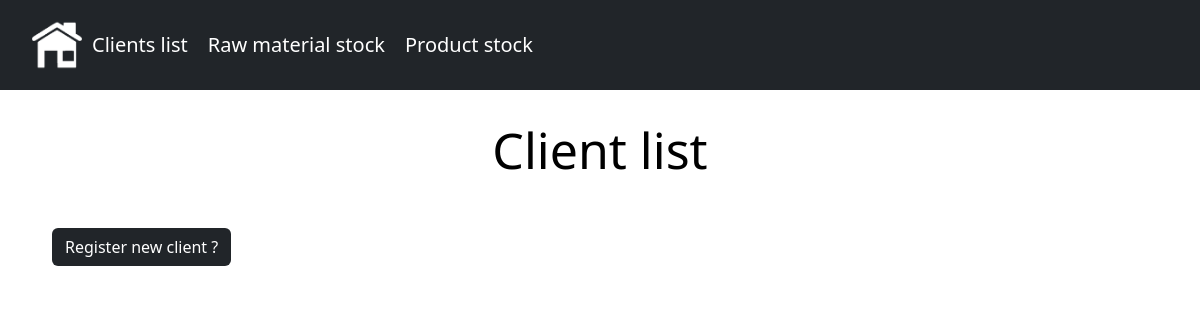
/client/, run on an earlier commit of the app's database.
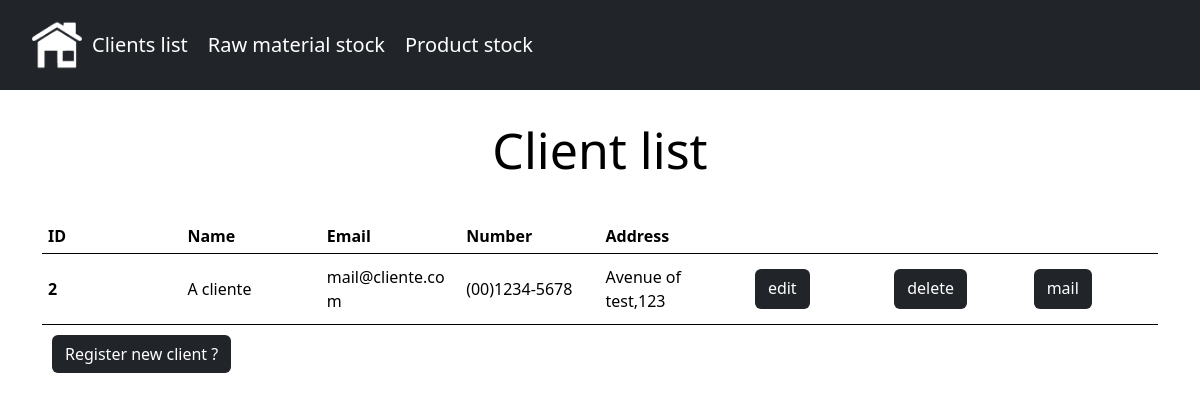
And on a later commit of the database.
### main/models.py (models this page shows)
class Client(models.Model):
    name = models.CharField(max_length=100, null=False, blank=False)
    email = models.EmailField(max_length=100)
    number = models.CharField(max_length=16)
    address = models.CharField(max_length=100)

### main/views.py (the view)
# urls.py: path('client/', ClientListView.as_view(), name='client_list'),
class ClientListView(ListView):
    model = Client

### main/templates/main/client_list.html (shortened to what this page needs)
{% extends "base.html" %}
    {% block content %}
        <h1 class="bigtext" style="padding:30px;">Client list</h1>
        <section class="table_component">
            {% if client_list %}
                <table class="list_box">
                    <thead>
                        <tr>
                            <th class="teste" scope="col">ID</th>
                            <th scope="col">Name</th>
                            <th scope="col">Email</th>
                            <th scope="col">Number</th>
                            <th scope="col">Address</th>
                            <th scope="col"></th>
                            <th scope="col"></th>
                            <th scope="col"></th>
                        </tr>
                    </thead>
                    <tbody>
                        {% for client in client_list %}
                            <tr>
                                <th scope="row">{{ client.pk }}</th>
                                <td>{{ client.name }}</td>
                                <td>{{ client.email }}</td>
                                <td>{{ client.number }}</td>
                                <td>{{ client.address }}</td>
                                <td><a href="update/{{ client.pk }}" class="btn bg-dark font text-white" style="height:40px;">edit</a></td>
                                <td><a href="{% url 'client_delete' pk=client.pk%}" class="btn bg-dark font text-white" style="height:40px;"> delete</a></td>
                                <td><a href="{% url 'client_mail' pk=client.pk%}" class="btn bg-dark font text-white" style="height:40px;"> mail</a></td>
                            </tr>
                        {% endfor %}
                    </tbody>
                </table>
            {% endif %}
        </section>
        <a href="{% url 'client_create'%}" class="btn bg-dark font text-white" style="orange">Register new client ?</a>
{% endblock %}

What changed in the data, as far as the page shows it:
added Client: pk "2", name "A cliente", email "mail@cliente.com", number "(00)1234-5678", address "Avenue of test,123"
Also different on the page:
text now shown: "ID Name Email Number Address"
